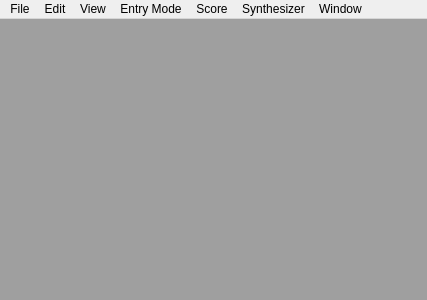
<?xml version="1.0" encoding="UTF-8"?>
<ui version="4.0">
 <class>MainWindow</class>
 <widget class="QMainWindow" name="MainWindow">
  <property name="geometry">
   <rect>
    <x>0</x>
    <y>0</y>
    <width>427</width>
    <height>300</height>
   </rect>
  </property>
  <property name="windowTitle">
   <string>MainWindow</string>
  </property>
  <widget class="QWidget" name="centralWidget">
   <layout class="QGridLayout" name="gridLayout">
    <property name="margin">
     <number>0</number>
    </property>
    <item row="0" column="0">
     <widget class="QMdiArea" name="mdiArea">
      <property name="viewMode">
       <enum>QMdiArea::SubWindowView</enum>
      </property>
      <property name="documentMode">
       <bool>false</bool>
      </property>
     </widget>
    </item>
   </layout>
  </widget>
  <widget class="QMenuBar" name="menuBar">
   <property name="geometry">
    <rect>
     <x>0</x>
     <y>0</y>
     <width>427</width>
     <height>29</height>
    </rect>
   </property>
   <widget class="QMenu" name="menuFile">
    <property name="title">
     <string>File</string>
    </property>
    <addaction name="actionNew"/>
    <addaction name="actionOpen"/>
    <addaction name="separator"/>
    <addaction name="actionClose"/>
    <addaction name="separator"/>
    <addaction name="actionSave"/>
    <addaction name="actionSave_As"/>
    <addaction name="separator"/>
    <addaction name="actionExit"/>
   </widget>
   <widget class="QMenu" name="menuEdit">
    <property name="title">
     <string>Edit</string>
    </property>
   </widget>
   <widget class="QMenu" name="menuWindow">
    <property name="title">
     <string>Window</string>
    </property>
   </widget>
   <widget class="QMenu" name="menuEntry_Mode">
    <property name="title">
     <string>Entry Mode</string>
    </property>
    <addaction name="actionNormal"/>
    <addaction name="actionMirror"/>
   </widget>
   <widget class="QMenu" name="menuScore">
    <property name="title">
     <string>Score</string>
    </property>
    <addaction name="actionScoreParameters"/>
   </widget>
   <widget class="QMenu" name="menuSynth">
    <property name="title">
     <string>Synthesizer</string>
    </property>
    <addaction name="actionSynthParameters"/>
   </widget>
   <widget class="QMenu" name="menuView">
    <property name="title">
     <string>View</string>
    </property>
    <addaction name="separator"/>
    <addaction name="actionZoom_In"/>
    <addaction name="actionZoom_Out"/>
   </widget>
   <addaction name="menuFile"/>
   <addaction name="menuEdit"/>
   <addaction name="menuView"/>
   <addaction name="menuEntry_Mode"/>
   <addaction name="menuScore"/>
   <addaction name="menuSynth"/>
   <addaction name="menuWindow"/>
  </widget>
  <action name="actionExit">
   <property name="text">
    <string>Exit</string>
   </property>
   <property name="shortcut">
    <string>Ctrl+Q</string>
   </property>
  </action>
  <action name="actionNew">
   <property name="text">
    <string>New</string>
   </property>
   <property name="shortcut">
    <string>Ctrl+N</string>
   </property>
  </action>
  <action name="actionOpen">
   <property name="text">
    <string>Open</string>
   </property>
   <property name="shortcut">
    <string>Ctrl+O</string>
   </property>
  </action>
  <action name="actionClose">
   <property name="text">
    <string>Close</string>
   </property>
   <property name="shortcut">
    <string>Ctrl+W</string>
   </property>
   <property name="shortcutContext">
    <enum>Qt::WidgetWithChildrenShortcut</enum>
   </property>
  </action>
  <action name="actionSave">
   <property name="text">
    <string>Save</string>
   </property>
   <property name="shortcut">
    <string>Ctrl+S</string>
   </property>
  </action>
  <action name="actionSave_As">
   <property name="text">
    <string>Save As...</string>
   </property>
  </action>
  <action name="actionNormal">
   <property name="checkable">
    <bool>true</bool>
   </property>
   <property name="checked">
    <bool>true</bool>
   </property>
   <property name="text">
    <string>Normal</string>
   </property>
  </action>
  <action name="actionMirror">
   <property name="checkable">
    <bool>true</bool>
   </property>
   <property name="text">
    <string>Mirror</string>
   </property>
  </action>
  <action name="actionScoreParameters">
   <property name="text">
    <string>Parameters...</string>
   </property>
  </action>
  <action name="actionSynthParameters">
   <property name="text">
    <string>Parameters...</string>
   </property>
  </action>
  <action name="actionZoom_In">
   <property name="text">
    <string>Zoom In</string>
   </property>
   <property name="shortcut">
    <string>Ctrl+=</string>
   </property>
  </action>
  <action name="actionZoom_Out">
   <property name="text">
    <string>Zoom Out</string>
   </property>
   <property name="shortcut">
    <string>Ctrl+-</string>
   </property>
  </action>
 </widget>
 <layoutdefault spacing="6" margin="11"/>
 <resources/>
 <connections>
  <connection>
   <sender>actionNew</sender>
   <signal>triggered()</signal>
   <receiver>MainWindow</receiver>
   <slot>actionNew()</slot>
   <hints>
    <hint type="sourcelabel">
     <x>-1</x>
     <y>-1</y>
    </hint>
    <hint type="destinationlabel">
     <x>199</x>
     <y>149</y>
    </hint>
   </hints>
  </connection>
  <connection>
   <sender>actionOpen</sender>
   <signal>triggered()</signal>
   <receiver>MainWindow</receiver>
   <slot>actionOpen()</slot>
   <hints>
    <hint type="sourcelabel">
     <x>-1</x>
     <y>-1</y>
    </hint>
    <hint type="destinationlabel">
     <x>199</x>
     <y>149</y>
    </hint>
   </hints>
  </connection>
  <connection>
   <sender>actionClose</sender>
   <signal>triggered()</signal>
   <receiver>MainWindow</receiver>
   <slot>actionClose()</slot>
   <hints>
    <hint type="sourcelabel">
     <x>-1</x>
     <y>-1</y>
    </hint>
    <hint type="destinationlabel">
     <x>199</x>
     <y>149</y>
    </hint>
   </hints>
  </connection>
  <connection>
   <sender>actionExit</sender>
   <signal>triggered()</signal>
   <receiver>MainWindow</receiver>
   <slot>actionExit()</slot>
   <hints>
    <hint type="sourcelabel">
     <x>-1</x>
     <y>-1</y>
    </hint>
    <hint type="destinationlabel">
     <x>199</x>
     <y>149</y>
    </hint>
   </hints>
  </connection>
  <connection>
   <sender>actionSave</sender>
   <signal>triggered()</signal>
   <receiver>MainWindow</receiver>
   <slot>actionSave()</slot>
   <hints>
    <hint type="sourcelabel">
     <x>-1</x>
     <y>-1</y>
    </hint>
    <hint type="destinationlabel">
     <x>199</x>
     <y>149</y>
    </hint>
   </hints>
  </connection>
  <connection>
   <sender>actionSave_As</sender>
   <signal>triggered()</signal>
   <receiver>MainWindow</receiver>
   <slot>actionSaveAs()</slot>
   <hints>
    <hint type="sourcelabel">
     <x>-1</x>
     <y>-1</y>
    </hint>
    <hint type="destinationlabel">
     <x>199</x>
     <y>149</y>
    </hint>
   </hints>
  </connection>
  <connection>
   <sender>actionNormal</sender>
   <signal>triggered()</signal>
   <receiver>MainWindow</receiver>
   <slot>actionNormal()</slot>
   <hints>
    <hint type="sourcelabel">
     <x>-1</x>
     <y>-1</y>
    </hint>
    <hint type="destinationlabel">
     <x>199</x>
     <y>149</y>
    </hint>
   </hints>
  </connection>
  <connection>
   <sender>actionMirror</sender>
   <signal>triggered()</signal>
   <receiver>MainWindow</receiver>
   <slot>actionMirror()</slot>
   <hints>
    <hint type="sourcelabel">
     <x>-1</x>
     <y>-1</y>
    </hint>
    <hint type="destinationlabel">
     <x>199</x>
     <y>149</y>
    </hint>
   </hints>
  </connection>
  <connection>
   <sender>actionScoreParameters</sender>
   <signal>triggered()</signal>
   <receiver>MainWindow</receiver>
   <slot>actionScoreParameters()</slot>
   <hints>
    <hint type="sourcelabel">
     <x>-1</x>
     <y>-1</y>
    </hint>
    <hint type="destinationlabel">
     <x>199</x>
     <y>149</y>
    </hint>
   </hints>
  </connection>
  <connection>
   <sender>actionSynthParameters</sender>
   <signal>triggered()</signal>
   <receiver>MainWindow</receiver>
   <slot>actionSynthParameters()</slot>
   <hints>
    <hint type="sourcelabel">
     <x>-1</x>
     <y>-1</y>
    </hint>
    <hint type="destinationlabel">
     <x>199</x>
     <y>149</y>
    </hint>
   </hints>
  </connection>
  <connection>
   <sender>actionZoom_In</sender>
   <signal>triggered()</signal>
   <receiver>MainWindow</receiver>
   <slot>actionZoomIn()</slot>
   <hints>
    <hint type="sourcelabel">
     <x>-1</x>
     <y>-1</y>
    </hint>
    <hint type="destinationlabel">
     <x>213</x>
     <y>149</y>
    </hint>
   </hints>
  </connection>
  <connection>
   <sender>actionZoom_Out</sender>
   <signal>triggered()</signal>
   <receiver>MainWindow</receiver>
   <slot>actionZoomOut()</slot>
   <hints>
    <hint type="sourcelabel">
     <x>-1</x>
     <y>-1</y>
    </hint>
    <hint type="destinationlabel">
     <x>213</x>
     <y>149</y>
    </hint>
   </hints>
  </connection>
 </connections>
 <slots>
  <slot>actionNew()</slot>
  <slot>actionOpen()</slot>
  <slot>actionClose()</slot>
  <slot>actionExit()</slot>
  <slot>actionSave()</slot>
  <slot>actionSaveAs()</slot>
  <slot>actionNormal()</slot>
  <slot>actionMirror()</slot>
  <slot>actionScoreParameters()</slot>
  <slot>actionSynthParameters()</slot>
  <slot>actionZoomIn()</slot>
  <slot>actionZoomOut()</slot>
 </slots>
</ui>
